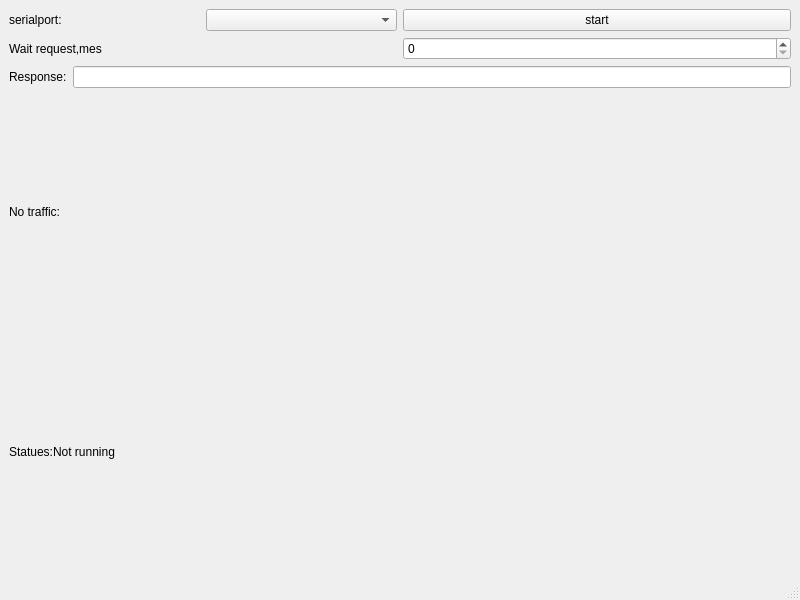
<?xml version="1.0" encoding="UTF-8"?>
<ui version="4.0">
 <class>mserialport</class>
 <widget class="QMainWindow" name="mserialport">
  <property name="geometry">
   <rect>
    <x>0</x>
    <y>0</y>
    <width>800</width>
    <height>600</height>
   </rect>
  </property>
  <property name="windowTitle">
   <string>MainWindow</string>
  </property>
  <widget class="QWidget" name="centralwidget">
   <layout class="QVBoxLayout" name="verticalLayout_3">
    <item>
     <layout class="QVBoxLayout" name="verticalLayout_2">
      <item>
       <layout class="QVBoxLayout" name="verticalLayout">
        <item>
         <layout class="QHBoxLayout" name="horizontalLayout_3">
          <item>
           <layout class="QHBoxLayout" name="horizontalLayout">
            <item>
             <widget class="QLabel" name="label">
              <property name="text">
               <string>serialport:</string>
              </property>
             </widget>
            </item>
            <item>
             <widget class="QComboBox" name="m_serialPortCombox"/>
            </item>
           </layout>
          </item>
          <item>
           <widget class="QPushButton" name="pushButton_start">
            <property name="text">
             <string>start</string>
            </property>
           </widget>
          </item>
         </layout>
        </item>
        <item>
         <layout class="QHBoxLayout" name="horizontalLayout_2">
          <item>
           <widget class="QLabel" name="label_2">
            <property name="text">
             <string>Wait request,mes</string>
            </property>
           </widget>
          </item>
          <item>
           <widget class="QSpinBox" name="spinBox"/>
          </item>
         </layout>
        </item>
       </layout>
      </item>
      <item>
       <layout class="QHBoxLayout" name="horizontalLayout_4">
        <item>
         <widget class="QLabel" name="label_3">
          <property name="text">
           <string>Response:</string>
          </property>
         </widget>
        </item>
        <item>
         <widget class="QLineEdit" name="lineEdit"/>
        </item>
       </layout>
      </item>
      <item>
       <widget class="QLabel" name="label_traffic">
        <property name="text">
         <string>No traffic:</string>
        </property>
       </widget>
      </item>
      <item>
       <widget class="QLabel" name="label_status">
        <property name="text">
         <string>Statues:Not running</string>
        </property>
       </widget>
      </item>
     </layout>
    </item>
   </layout>
  </widget>
  <widget class="QMenuBar" name="menubar">
   <property name="geometry">
    <rect>
     <x>0</x>
     <y>0</y>
     <width>800</width>
     <height>22</height>
    </rect>
   </property>
  </widget>
  <widget class="QStatusBar" name="statusbar"/>
 </widget>
 <resources/>
 <connections/>
</ui>
